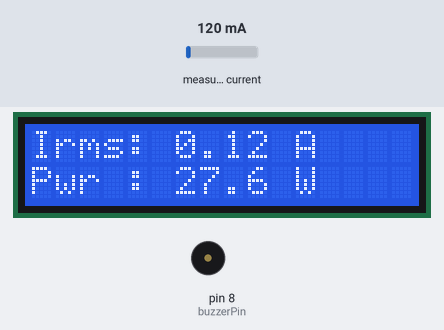
This sketch was run on a simulated Arduino Uno, built with avr-gcc and run on an emulated ATmega328P. On the bench: 16×2 character LCD, buzzer (waves = sounding, pin HIGH). The test bench sets the inputs (shaded band); at power-on: measured current 120 mA.

Above: at 3.2 s.
3.3 s: measured current set to 40 mA
At 4.6 s:
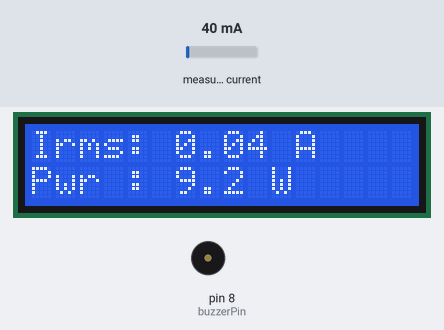
5.0 s: measured current set to 500 mA
At 6.3 s:
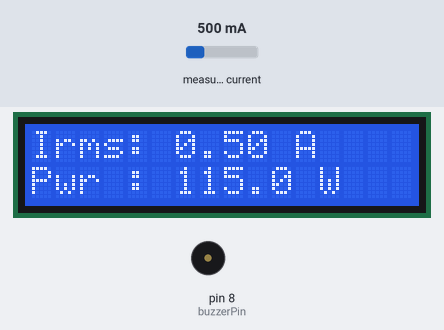
7.4 s: measured current set to 1000 mA
At 8.9 s:
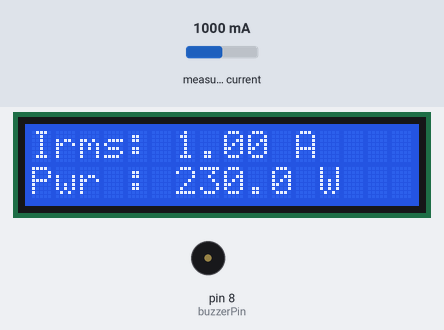
Timing chart, 0 to 10.4 s (numbered marks = the images above; inputs shaded):
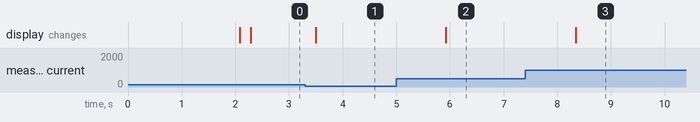

The sketch:

arduino_skech.ino
```cpp
#include "EmonLib.h"
#include <Wire.h>
#include <LiquidCrystal_I2C.h>

EnergyMonitor emon1;
LiquidCrystal_I2C lcd(0x27, 16, 2);

const float assumedVoltage = 230.0;
const int buzzerPin = 8;
const float powerLimit = 1500.0; // Trigger alarm at 1500W

void setup() {
  Serial.begin(9600);

  pinMode(buzzerPin, OUTPUT);
  digitalWrite(buzzerPin, LOW);

  lcd.init();
  lcd.backlight();
  lcd.setCursor(0, 0);
  lcd.print("Energy Monitor");
  delay(2000);
  lcd.clear();

  emon1.current(1, 30.0); // Pin A1, Calibration 30
}

void loop() {
  double Irms = emon1.calcIrms(1480);
  double apparentPower = Irms * assumedVoltage;

  if (apparentPower > powerLimit) {
    digitalWrite(buzzerPin, HIGH);
    lcd.setCursor(0, 0);
    lcd.print("! OVERLOAD !    ");
    lcd.setCursor(0, 1);
    lcd.print("Pwr: ");
    lcd.print(apparentPower, 1);
    lcd.print(" W   ");
  } else {
    digitalWrite(buzzerPin, LOW);
    lcd.setCursor(0, 0);
    lcd.print("Irms: ");
    lcd.print(Irms, 2);
    lcd.print(" A    ");
    lcd.setCursor(0, 1);
    lcd.print("Pwr : ");
    lcd.print(apparentPower, 1);
    lcd.print(" W    ");
  }
  delay(1000);
}
```

Measured:
- after the input at 3.3 s, the display: changes after 0.20 s (image 1)
- after the input at 5.0 s, the display: changes after 0.92 s (image 2)
- after the input at 7.4 s, the display: changes after 0.94 s (image 3)
